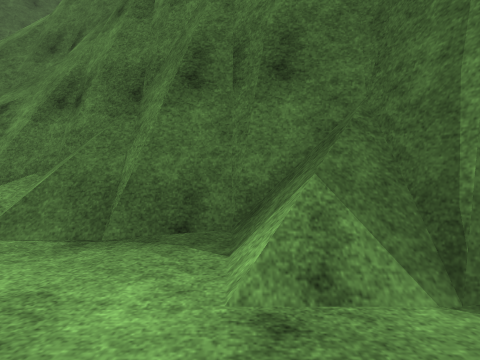
view 1 (above)

20 first-person views from a walk through a scene from a Unity 3-D project. The camera is 1.2 m above the floor, tilts 4° down and sees 80° across. The floor is counted in squares, 1 m on a side. Each view is taken from the middle of a square. On the plan, view 1 faces up. The plan holds only what a view shows up to about 13 squares ahead; the rest is blank. The place goes on beyond the plan. The player is left out. Surface patterns are stand-ins for the level's own textures.

view 2
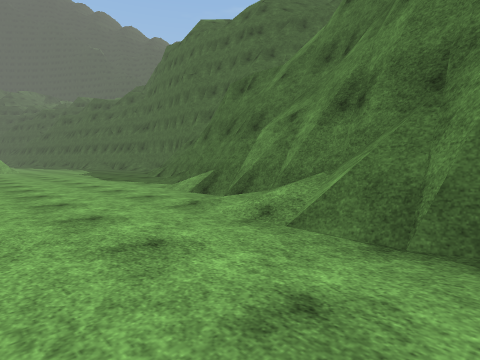

view 3
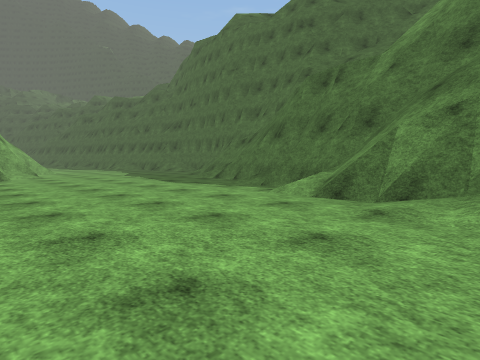

view 4
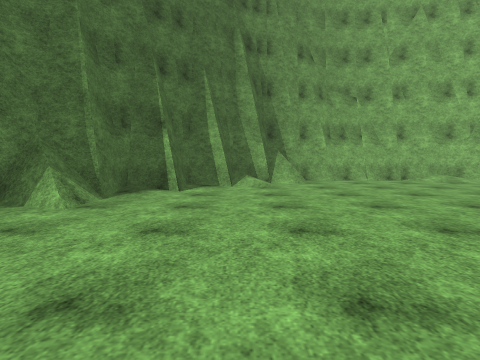

view 5
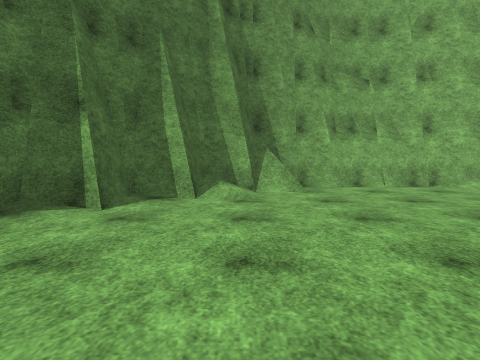

view 6
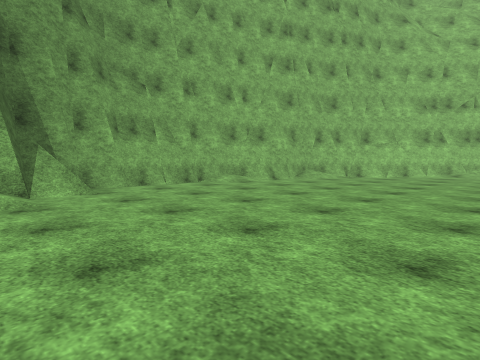

view 7
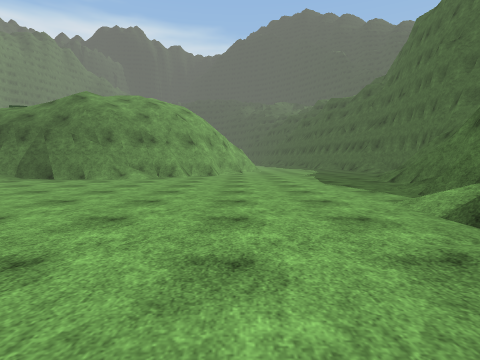

view 8
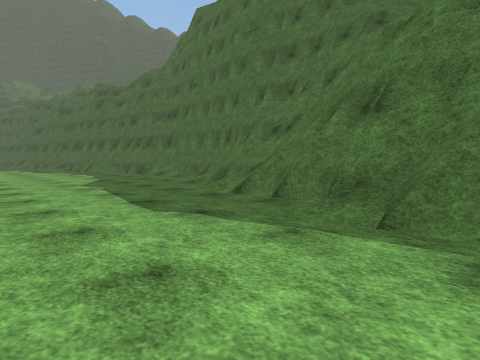

view 9
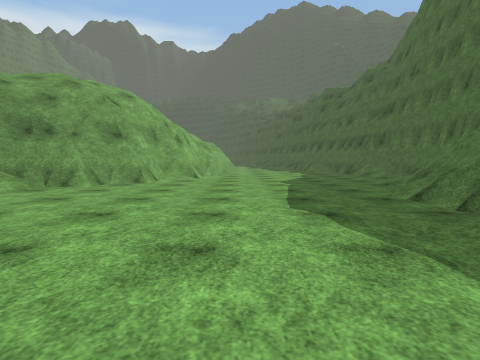

view 10
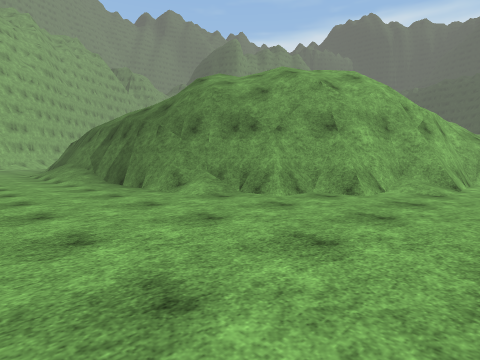

view 11
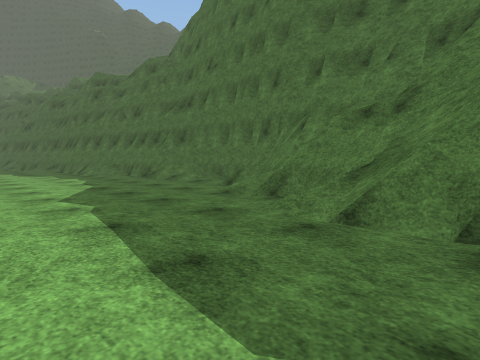

view 12
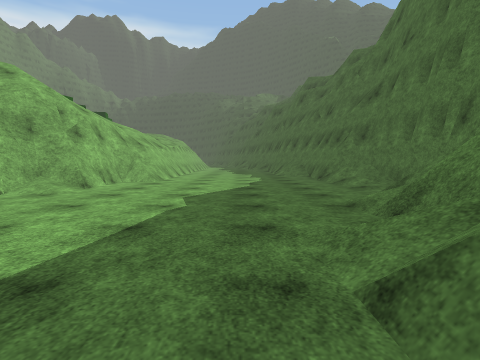

view 13
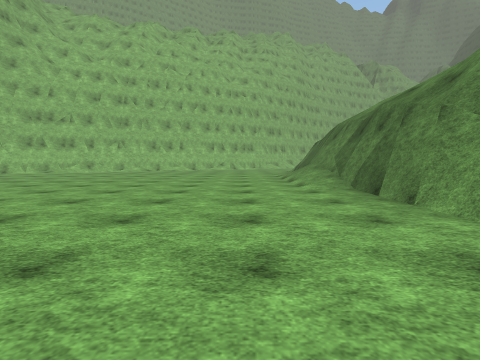

view 14
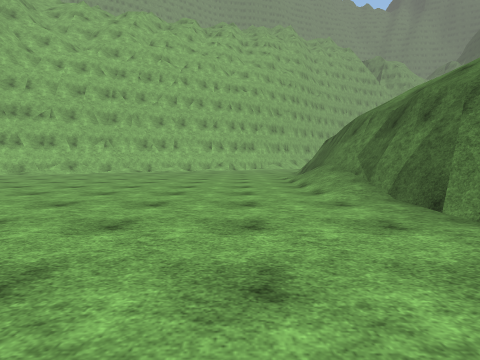

view 15
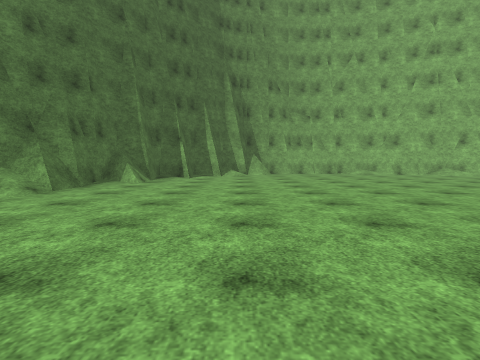

view 16
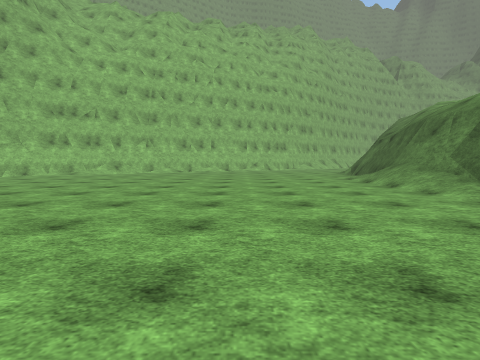

view 17
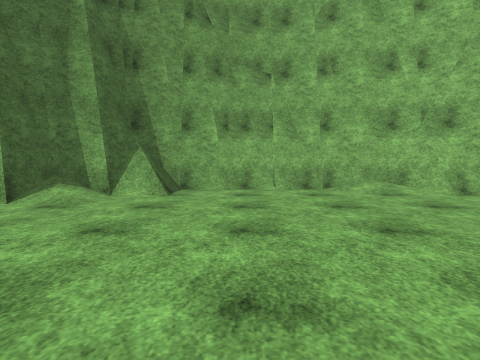

view 18
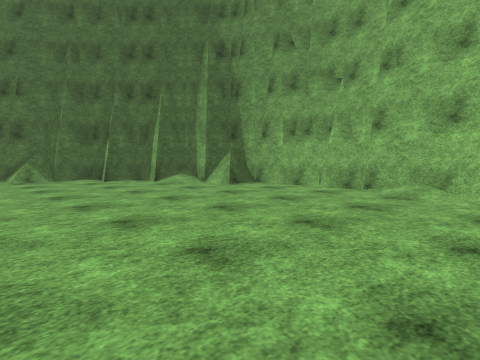

view 19
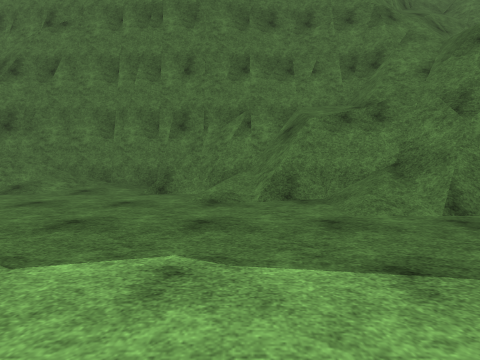

view 20
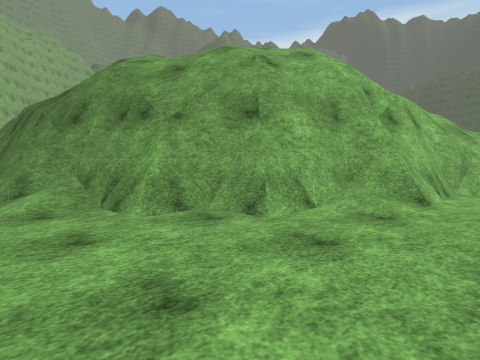

### Floor plan
Key: @ floor where view 1 was taken; # wall or solid block; . main floor; : floor 0.25 m higher than the main floor; + floor 1.5 m higher than the main floor; * floor 2.25 m higher than the main floor; % floor 2.75 m higher than the main floor; & floor 3.5 m higher than the main floor; / step, stairs or slope; = window, fence, low wall or low ledge; v drop or lower ground; O other object.
Columns run from 31 left of view 1 to 10 right of it. Each row starts with its distance up from view 1.
 16 ##############
 15 O...OO=#////###
 14 ....//==/// ==##
 13 ......///#== /##
 12 ........====//=#
 11  .........///=#####  ######
 10  .........../====##  #===##
  9 ................O=####*%&=#
  8 ..................====+*v=##
  7 ....................OO=#######
  6 ......................###====##
  5  .......................:///=####
  4  ........................../#==###
  3 .............................../=##
  2 ==//.............................###
  1 ##//...............................###
  0 v###==.........................@.....#
 -1 vv####...............................###
 -2 ////v##=.............................//#
 -3 ////vv##.............................//##
 -4 //////##//.............................=##
 -5 //////##//.............................=##
 -6  /////##/=...............................#
 -7   ////###=...............................#
 -8     //v###...............................#
 -9        /##...............................#
-10       //##...............................#
-11      ///##...............................#
-12      ///##/..............................#
-13      ///##/............................./#
-14       //##//............................=#
-15       //##//...........................=##
-16       //##//........................  .##

Where each view was taken, in squares from view 1:
view 1: 0 up, 0 right, facing up
view 2: 0 up, 1 left, facing up-left
view 3: 2 down, 5 left, facing up-left
view 4: 2 down, 7 left, facing right
view 5: 3 down, 3 left, facing right
view 6: 2 down, 3 left, facing down-right
view 7: 2 up, 4 left, facing left
view 8: 3 up, 12 left, facing up-left
view 9: 5 up, 11 left, facing left
view 10: 4 up, 16 left, facing down-left
view 11: 5 up, 17 left, facing up-left
view 12: 9 up, 17 left, facing left
view 13: 0 up, 17 left, facing down
view 14: 3 down, 17 left, facing down
view 15: 3 down, 15 left, facing right
view 16: 3 down, 13 left, facing down
view 17: 8 down, 2 left, facing right
view 18: 16 down, 2 left, facing up-right
view 19: 4 up, 24 left, facing up
view 20: 4 up, 21 left, facing down-left
